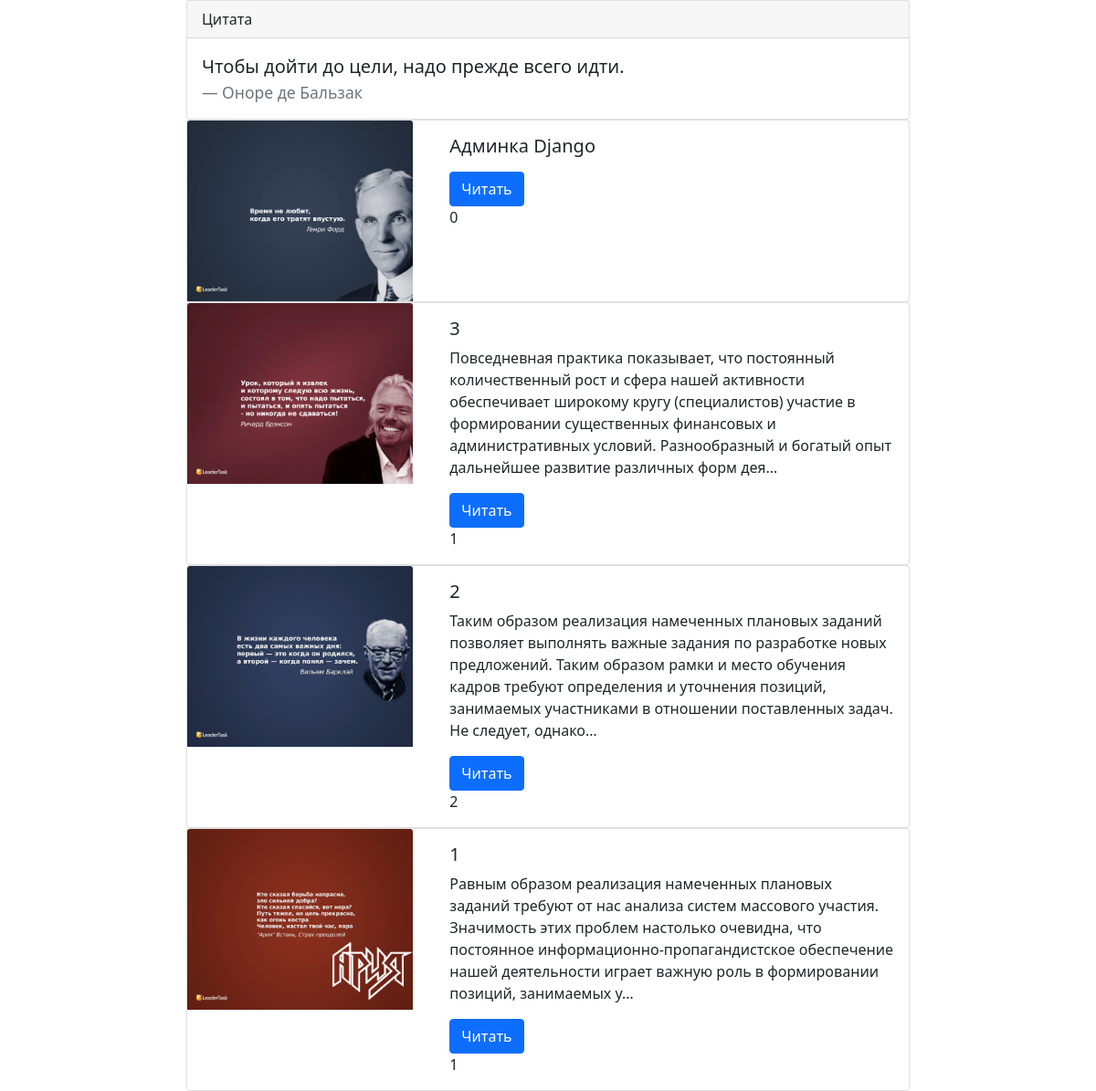
Before: / with the older database file.
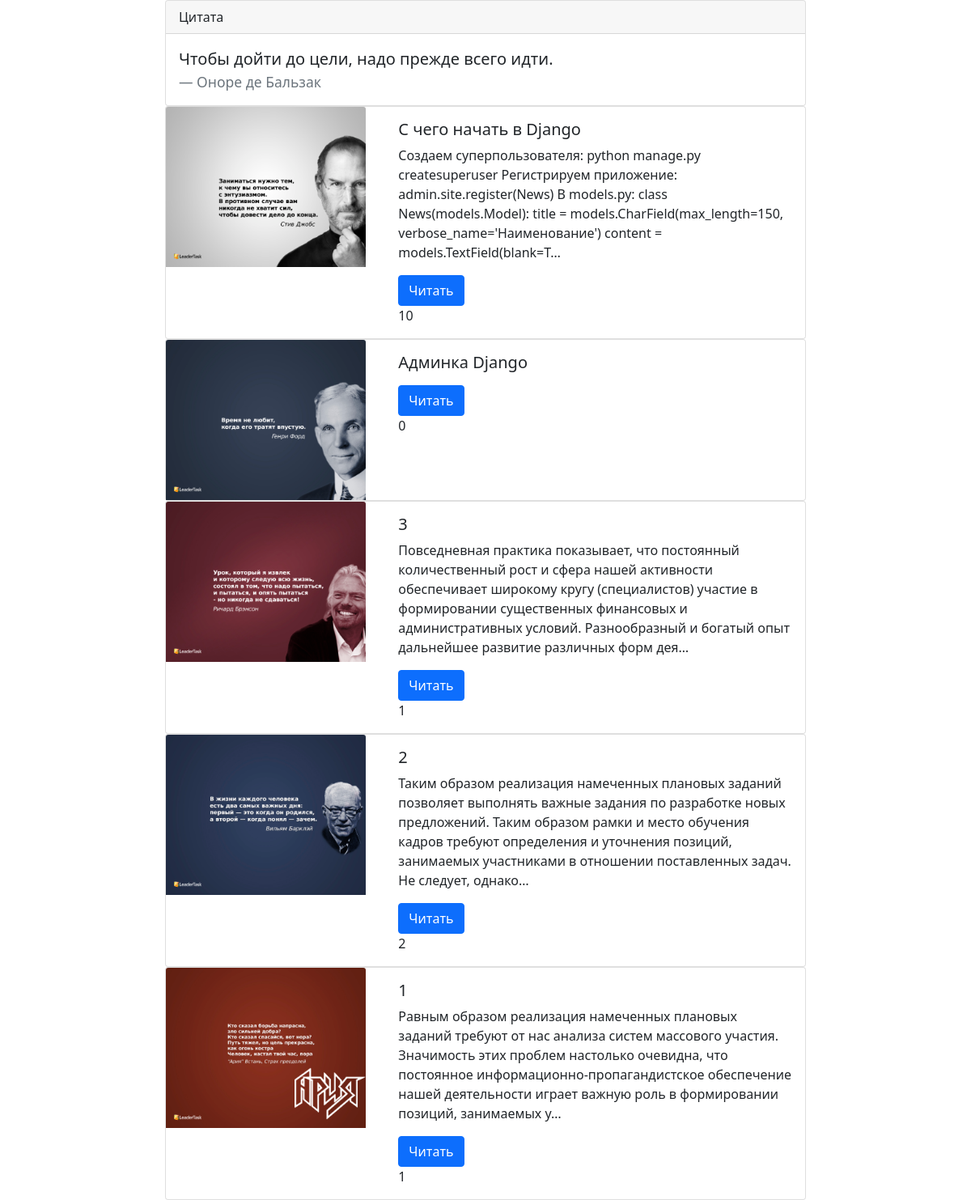
After: the same page with the newer database file.
### study_plan/models.py (models this page shows, shortened)
class Subjects(models.Model):
    title = models.CharField(max_length=150, verbose_name='Название')
    content = models.TextField(blank=True, verbose_name='Контент')
    planned_to_study = models.DateTimeField(auto_now_add=True, verbose_name='Дата начала')
    last_study = models.DateTimeField(auto_now=True, verbose_name='Последнее изучение')
    study_time = models.IntegerField(verbose_name='Время изучения')
    photo = models.ImageField(upload_to='photo/%Y/%m/%d/', verbose_name='Фото', blank=True,
                              default='photo/2022/03/14/Ariya_1280X1024.jpg')
    studied = models.BooleanField(default=True, verbose_name='Изучено?')
    category = models.ForeignKey('SubCategory', on_delete=models.PROTECT,
                                 verbose_name='Подкатегория')
    class Meta:
        verbose_name = 'Тема'
        verbose_name_plural = 'Темы'
        ordering = ['-planned_to_study']

### study_plan/views.py (the view)
# urls.py: path('', index),
def index(request):
    subjects = Subjects.objects.all()
    return render(request, 'study_plan/index.html', {'subjects': subjects, 'title': 'План '
                                                                                    'изучения'})

### study_plan/templates/study_plan/index.html (shortened to what this page needs)
<!doctype html>
<html lang="ru">
<head>
    <link href="https://cdn.jsdelivr.net/npm/bootstrap@5.1.3/dist/css/bootstrap.min.css" rel="stylesheet">
</head>
<body>
<div class="row">
    <div class="col-2"></div>
    <div class="col-8">
        <div class="card">
            <div class="card-header">
                Цитата
            </div>
            <div class="card-body">
                <blockquote class="blockquote mb-0">
                    <p>Чтобы дойти до цели, надо прежде всего идти.</p>
                    <footer class="blockquote-footer">Оноре де Бальзак</footer>
                </blockquote>
            </div>
        </div>
        {% for item in subjects %}
        <div class="card">
            <div class="row">
            <div class="col-4">
            <img src="{{ item.photo.url }}" class="card-img-top">
            </div>
            <div class="col-8">
            <div class="card-body">
                <h5 class="card-title"> {{ item.title }} </h5>
                <p class="card-text"> {{ item.content|truncatechars:280 }} </p>
                <a href="#" class="btn btn-primary">Читать</a>
                <p class="card-text"> {{ item.study_time }} </p>
            </div></div>
            </div>
        </div>
        {% endfor %}
    </div>
    <div class="col-2"></div>
</div>
</body>
</html>

Changed rows visible on the page:
added Subjects: photo (picture), title "С чего начать в Django", content "Создаем суперпользователя: python manage.py createsuperuser Регистрируем приложение: admin.site.register(News) В models.py: class News(models.Model): title = models.CharField(max_length=150, verbose_name='Наименование') content = models.TextField(blank=T…", study_time "10"
